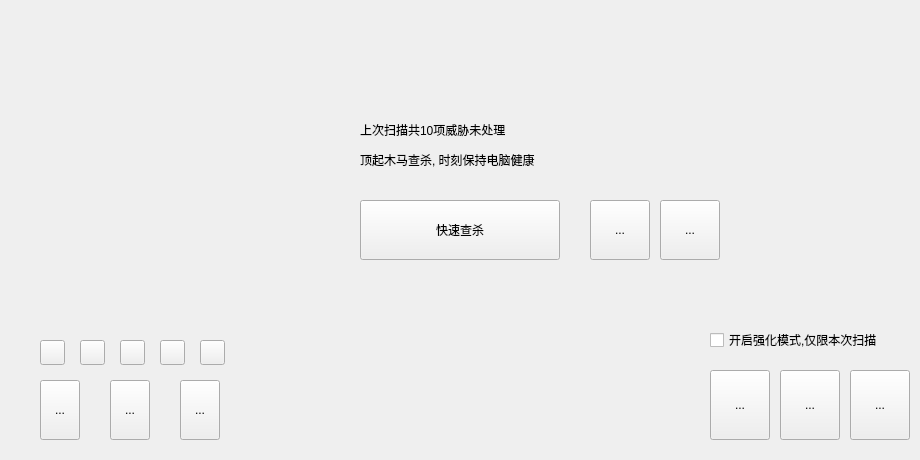
<?xml version="1.0" encoding="UTF-8"?>
<ui version="4.0">
    <class>HorseWidget</class>
    <widget class="QWidget" name="HorseWidget">
        <property name="geometry">
            <rect>
                <x>0</x>
                <y>0</y>
                <width>920</width>
                <height>460</height>
            </rect>
        </property>
        <property name="windowTitle">
            <string>Form</string>
        </property>
        <widget class="QWidget" name="background" native="true">
            <property name="geometry">
                <rect>
                    <x>0</x>
                    <y>0</y>
                    <width>920</width>
                    <height>460</height>
                </rect>
            </property>
        </widget>
        <widget class="QWidget" name="main" native="true">
            <property name="geometry">
                <rect>
                    <x>0</x>
                    <y>0</y>
                    <width>920</width>
                    <height>460</height>
                </rect>
            </property>
            <widget class="QCheckBox" name="checkBox">
                <property name="geometry">
                    <rect>
                        <x>710</x>
                        <y>330</y>
                        <width>201</width>
                        <height>20</height>
                    </rect>
                </property>
                <property name="text">
                    <string>开启强化模式,仅限本次扫描</string>
                </property>
            </widget>
            <widget class="QLabel" name="subtitle">
                <property name="geometry">
                    <rect>
                        <x>360</x>
                        <y>150</y>
                        <width>400</width>
                        <height>20</height>
                    </rect>
                </property>
                <property name="text">
                    <string>顶起木马查杀, 时刻保持电脑健康</string>
                </property>
            </widget>
            <widget class="QToolButton" name="tbXinrenqu">
                <property name="geometry">
                    <rect>
                        <x>40</x>
                        <y>380</y>
                        <width>40</width>
                        <height>60</height>
                    </rect>
                </property>
                <property name="text">
                    <string>...</string>
                </property>
            </widget>
            <widget class="QPushButton" name="pushButton_5">
                <property name="geometry">
                    <rect>
                        <x>160</x>
                        <y>340</y>
                        <width>25</width>
                        <height>25</height>
                    </rect>
                </property>
                <property name="text">
                    <string/>
                </property>
            </widget>
            <widget class="QPushButton" name="roundButton">
                <property name="geometry">
                    <rect>
                        <x>360</x>
                        <y>200</y>
                        <width>200</width>
                        <height>60</height>
                    </rect>
                </property>
                <property name="text">
                    <string>快速查杀</string>
                </property>
            </widget>
            <widget class="QToolButton" name="tbAnweizhi">
                <property name="geometry">
                    <rect>
                        <x>660</x>
                        <y>200</y>
                        <width>60</width>
                        <height>60</height>
                    </rect>
                </property>
                <property name="text">
                    <string>...</string>
                </property>
            </widget>
            <widget class="QToolButton" name="tbHuifuqu">
                <property name="geometry">
                    <rect>
                        <x>110</x>
                        <y>380</y>
                        <width>40</width>
                        <height>60</height>
                    </rect>
                </property>
                <property name="text">
                    <string>...</string>
                </property>
            </widget>
            <widget class="QToolButton" name="tbShouji">
                <property name="geometry">
                    <rect>
                        <x>780</x>
                        <y>370</y>
                        <width>60</width>
                        <height>70</height>
                    </rect>
                </property>
                <property name="text">
                    <string>...</string>
                </property>
            </widget>
            <widget class="QPushButton" name="pushButton_2">
                <property name="geometry">
                    <rect>
                        <x>40</x>
                        <y>340</y>
                        <width>25</width>
                        <height>25</height>
                    </rect>
                </property>
                <property name="text">
                    <string/>
                </property>
            </widget>
            <widget class="QWidget" name="iconWidget" native="true">
                <property name="geometry">
                    <rect>
                        <x>120</x>
                        <y>90</y>
                        <width>190</width>
                        <height>190</height>
                    </rect>
                </property>
            </widget>
            <widget class="QPushButton" name="pushButton_6">
                <property name="geometry">
                    <rect>
                        <x>200</x>
                        <y>340</y>
                        <width>25</width>
                        <height>25</height>
                    </rect>
                </property>
                <property name="text">
                    <string/>
                </property>
            </widget>
            <widget class="QToolButton" name="tbWinPE">
                <property name="geometry">
                    <rect>
                        <x>850</x>
                        <y>370</y>
                        <width>60</width>
                        <height>70</height>
                    </rect>
                </property>
                <property name="text">
                    <string>...</string>
                </property>
            </widget>
            <widget class="QLabel" name="title">
                <property name="geometry">
                    <rect>
                        <x>360</x>
                        <y>110</y>
                        <width>400</width>
                        <height>40</height>
                    </rect>
                </property>
                <property name="text">
                    <string>上次扫描共10项威胁未处理</string>
                </property>
            </widget>
            <widget class="QPushButton" name="pushButton_3">
                <property name="geometry">
                    <rect>
                        <x>80</x>
                        <y>340</y>
                        <width>25</width>
                        <height>25</height>
                    </rect>
                </property>
                <property name="text">
                    <string/>
                </property>
            </widget>
            <widget class="QToolButton" name="tbQuanpan">
                <property name="geometry">
                    <rect>
                        <x>590</x>
                        <y>200</y>
                        <width>60</width>
                        <height>60</height>
                    </rect>
                </property>
                <property name="text">
                    <string>...</string>
                </property>
            </widget>
            <widget class="QToolButton" name="tbXitong">
                <property name="geometry">
                    <rect>
                        <x>710</x>
                        <y>370</y>
                        <width>60</width>
                        <height>70</height>
                    </rect>
                </property>
                <property name="text">
                    <string>...</string>
                </property>
            </widget>
            <widget class="QToolButton" name="tbShangbanqu">
                <property name="geometry">
                    <rect>
                        <x>180</x>
                        <y>380</y>
                        <width>40</width>
                        <height>60</height>
                    </rect>
                </property>
                <property name="text">
                    <string>...</string>
                </property>
            </widget>
            <widget class="QPushButton" name="pushButton_4">
                <property name="geometry">
                    <rect>
                        <x>120</x>
                        <y>340</y>
                        <width>25</width>
                        <height>25</height>
                    </rect>
                </property>
                <property name="text">
                    <string/>
                </property>
            </widget>
        </widget>
    </widget>
    <resources/>
    <connections/>
</ui>
